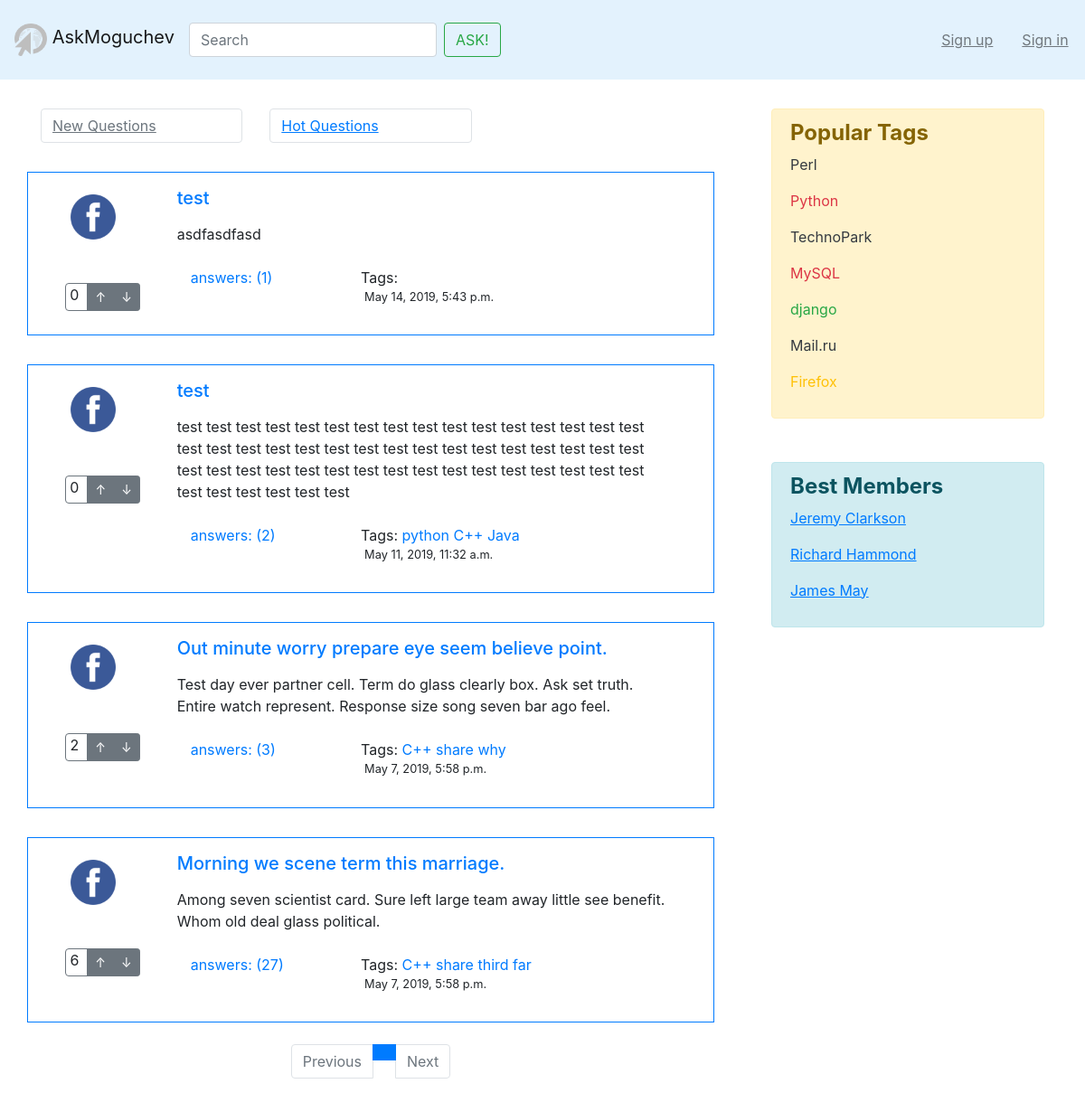
The page / on the database its author committed.
### asker/models.py (models this page shows, shortened)
class Question(models.Model):
    objects = QuestionManager()
    author = models.ForeignKey(
        to=Profile,
        null=False,
        db_column="author",
        on_delete=models.PROTECT,
        verbose_name='Question author',
    )
    created_at = models.DateTimeField(default=timezone.now, verbose_name='Question date')
    title = models.CharField(max_length=128, verbose_name='Header')
    text = models.TextField(verbose_name='Question full text')
    tags = models.ManyToManyField(
        Tag,
        blank=True,
        verbose_name='Tags',
    )
    rating = models.IntegerField(default=0, null=False, verbose_name='Rating')
    votes = GenericRelation(Like, related_query_name='questions')

class Tag(models.Model):
    objects = TagManager()
    title = models.CharField(max_length=32, verbose_name='Tag')

### asker/views.py (the view)
# urls.py: path('', views.index, name='index'),
def index(request):
    question_list = Question.objects.get_new()
    question_list = paginator(question_list, request)
    question_list = question_list.object_list.annotate(num_answers=Count('answers'))
    return render(request, 'index.html', {
        'questions': question_list,
        'indexPage': True,
    })

### asker/managers.py (called while the page is built)
    def get_new(self):
        return self.all().order_by('-created_at').prefetch_related()

### asker/views.py (called while the page is built)
def paginator(abstract_list, request):
    pager = Paginator(abstract_list, 4)
    try:
        page = int(request.GET.get('page', 1))
        elements_on_page = pager.page(page)
    except:
        elements_on_page = pager.page(1)
    return elements_on_page

### templates/index.html
﻿{% extends "base.html" %}
{% load static %}
{% block content %}
    <div class="row mt-5">
        <div class="col-4">
            {% if indexPage %}
                <div class="page-item disabled">
                    <a class="page-link" href="#" tabindex="-1" aria-disabled="true"><u>New Questions</u></a>
                </div>
            {% else %}
                <div class="page-item">
                    <a class="page-link" href="{% url 'index' %}" ><u>New Questions</u></a>
                </div>
            {% endif %}
        </div>
        <div class="col-4">
            {% if indexPage %}
                <div class="page-item">
                    <a class="page-link" href="{% url 'hot' %}"><u>Hot Questions</u></a>
                </div>
            {% else %}
               <div class="page-item disabled">
                <a class="page-link" href="#" tabindex="-1" aria-disabled="true"><u>Hot Questions</u></a>
            </div>
            {% endif %}
        </div>
    </div>
    {% for question in questions %}
        {% include "inc/q.html" %}
    {% endfor %}
    {% include 'paginator.html' with page=questions %}
{% endblock %}

### templates/inc/q.html
﻿{% load static %}
<div class="row mt-2">
    <span class="border border-primary col-12">
        <div class="row m-2">
            <div class="col-2">
                <div class="row mt-3">
                    <img class="ml-4" src="{% static 'img/test.png' %}" width="50" height="50" alt="">
                </div>
                <div class="row mt-5">
                    <div class="btn-group mx-auto" role="group" aria-label="Basic example">
                        <span class="border border-secondary rounded-left">&nbsp;{{ question.rating }}&nbsp;&nbsp;</span>
                        <a href="#" class="btn btn-secondary btn-sm">&#8593;</a>
                        <a href="#" class="btn btn-secondary btn-sm">&#8595;</a>
                    </div>
                </div>
            </div>
            <div class="col-10">
                <div class="row m-2">
                    <a href="{% url 'question' question.id %}"><h5 class="mt-0">{{ question.title }}</h5></a>
                </div>
                <div class="row m-2">
                    <p>{{ question.text }}</p>
                </div>
                <div class="row m-2">
                    <div class="col-4">
                        <a href="{% url 'question' question.id %}">answers: ({{ question.num_answers }})</a>
                    </div>
                    <div class="col-8">
                        <span class="text_style" style="white-space: nowrap; margin-left: 6px"> Tags:</span>
                        {% for tag in question.tags.all %}
                            <a href="{% url 'tag' tag.title %}"><span class="top_name"> {{tag.title}}</span></a>
                        {% endfor %}
                        <div class="row ml-1">
                            <span class="text_style" style="white-space: nowrap; margin-left: 6px"><p class="small">{{ question.created_at }}</p></span>
                        </div>
                    </div>
                </div>
            </div>
        </div>
    </span>
</div>

### rows shown on the page
Question: rating "0", title "test", text "asdfasdfasd", num_answers "1", created_at "May 14, 2019, 5:43 p.m."
Question: rating "0", title "test", text "test test test test test test test test test test test test test test test test test test test test test test test test test test test test test test test test test test test test test test test test test test test test test test test test test test test test test test", num_answers "2", created_at "May 11, 2019, 11:32 a.m."
Tag: title "python"
Tag: title "C++"
Tag: title "Java"
Question: rating "2", title "Out minute worry prepare eye seem believe point.", text "Test day ever partner cell. Term do glass clearly box. Ask set truth. Entire watch represent. Response size song seven bar ago feel.", num_answers "3", created_at "May 7, 2019, 5:58 p.m."
Tag: title "share"
Tag: title "why"
Question: rating "6", title "Morning we scene term this marriage.", text "Among seven scientist card. Sure left large team away little see benefit. Whom old deal glass political.", num_answers "27", created_at "May 7, 2019, 5:58 p.m."
Tag: title "third"
Tag: title "far"
